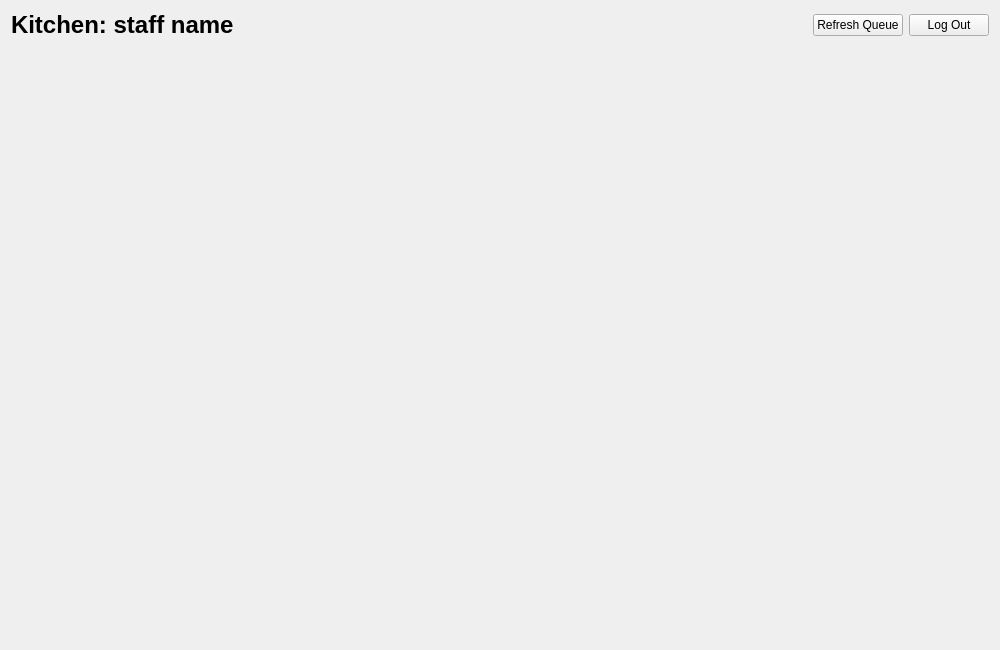
<?xml version="1.0" encoding="UTF-8"?>
<ui version="4.0">
 <class>KitchenWorkspace</class>
 <widget class="QWidget" name="KitchenWorkspace">
  <property name="geometry">
   <rect>
    <x>0</x>
    <y>0</y>
    <width>1000</width>
    <height>650</height>
   </rect>
  </property>
  <property name="windowTitle">
   <string>Kitchen Workspace</string>
  </property>
  <layout class="QVBoxLayout" name="mainLayout">
   <item>
    <layout class="QHBoxLayout" name="headerLayout">
     <item>
      <widget class="QLabel" name="welcomeLabel">
       <property name="font">
        <font>
         <pointsize>18</pointsize>
         <bold>true</bold>
        </font>
       </property>
       <property name="text">
        <string>Kitchen: staff name</string>
       </property>
      </widget>
     </item>
     <item>
      <spacer name="headerSpacer">
       <property name="orientation">
        <enum>Qt::Horizontal</enum>
       </property>
       <property name="sizeHint" stdset="0">
        <size>
         <width>40</width>
         <height>20</height>
        </size>
       </property>
      </spacer>
     </item>
     <item>
      <widget class="QPushButton" name="refreshButton">
       <property name="text">
        <string>Refresh Queue</string>
       </property>
      </widget>
     </item>
     <item>
      <widget class="QPushButton" name="logoutButton">
       <property name="text">
        <string>Log Out</string>
       </property>
      </widget>
     </item>
    </layout>
   </item>
   <item>
    <widget class="QSplitter" name="contentSplitter">
     <property name="orientation">
      <enum>Qt::Horizontal</enum>
     </property>
     <property name="childrenCollapsible">
      <bool>false</bool>
     </property>
    </widget>
   </item>
  </layout>
 </widget>
 <resources/>
 <connections/>
</ui>
